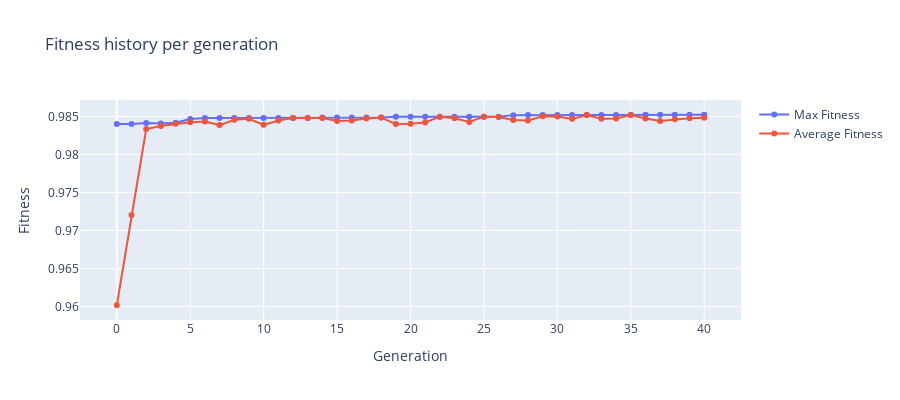

Notebook code cell kept with this figure:
### Code cell
import plotly.graph_objects as go

# Extract the fitness values from the log
max_fitness_values = [gen['max'] for gen in log]
avg_fitness_values = [gen['avg'] for gen in log]

# Initialize the plot
fig = go.Figure()

# Add line for max fitness values
fig.add_trace(go.Scatter(x=list(range(len(max_fitness_values))), y=max_fitness_values, 
                         mode='lines+markers', name='Max Fitness'))

# Add line for average fitness values
fig.add_trace(go.Scatter(x=list(range(len(avg_fitness_values))), y=avg_fitness_values, 
                         mode='lines+markers', name='Average Fitness'))

# Update layout
fig.update_layout(
    title='Fitness history per generation',
    xaxis_title='Generation',
    yaxis_title='Fitness',
    autosize=False,
    width=900,  # Adjust the width of the figure
    height=400  # Adjust the height of the figure
)


fig.show()

### Figure 1 — Plotly figure (JSON) as saved in the notebook; plotly's stock layout.template omitted (floating-point values rounded to 4 significant figures)
{"data": [{"mode": "lines+markers", "name": "Max Fitness", "type": "scatter", "x": [0, 1, 2, 3, 4, 5, 6, 7, 8, 9, 10, 11, 12, 13, 14, 15, 16, 17, 18, 19, 20, 21, 22, 23, 24, 25, 26, 27, 28, 29, 30, 31, 32, 33, 34, 35, 36, 37, 38, 39, 40], "y": [0.984, 0.984, 0.9841, 0.9841, 0.9842, 0.9847, 0.9848, 0.9848, 0.9848, 0.9848, 0.9848, 0.9848, 0.9848, 0.9848, 0.9849, 0.9849, 0.9849, 0.9849, 0.9849, 0.985, 0.985, 0.985, 0.985, 0.985, 0.985, 0.985, 0.985, 0.9852, 0.9852, 0.9852, 0.9852, 0.9852, 0.9852, 0.9852, 0.9852, 0.9852, 0.9852, 0.9852, 0.9852, 0.9852, 0.9852]}, {"mode": "lines+markers", "name": "Average Fitness", "type": "scatter", "x": [0, 1, 2, 3, 4, 5, 6, 7, 8, 9, 10, 11, 12, 13, 14, 15, 16, 17, 18, 19, 20, 21, 22, 23, 24, 25, 26, 27, 28, 29, 30, 31, 32, 33, 34, 35, 36, 37, 38, 39, 40], "y": [0.9602, 0.972, 0.9834, 0.9838, 0.984, 0.9843, 0.9843, 0.9839, 0.9846, 0.9847, 0.9839, 0.9845, 0.9848, 0.9848, 0.9848, 0.9844, 0.9845, 0.9847, 0.9849, 0.984, 0.984, 0.9842, 0.985, 0.9848, 0.9843, 0.985, 0.9849, 0.9845, 0.9845, 0.985, 0.985, 0.9847, 0.9852, 0.9847, 0.9847, 0.9852, 0.9847, 0.9844, 0.9846, 0.9848, 0.9848]}], "layout": {"autosize": false, "height": 400, "title": {"text": "Fitness history per generation"}, "width": 900, "xaxis": {"title": {"text": "Generation"}}, "yaxis": {"title": {"text": "Fitness"}}}}
